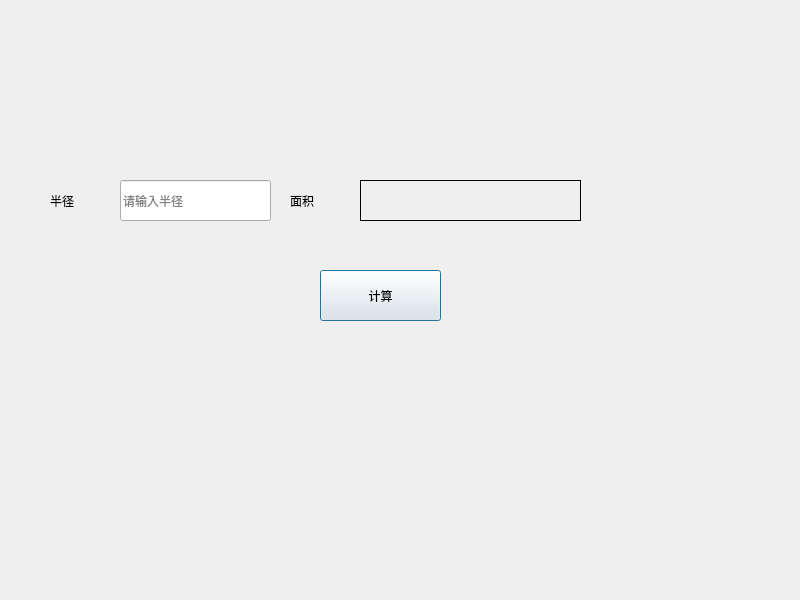
<?xml version="1.0" encoding="UTF-8"?>
<ui version="4.0">
 <class>Dialog</class>
 <widget class="QDialog" name="Dialog">
  <property name="geometry">
   <rect>
    <x>0</x>
    <y>0</y>
    <width>800</width>
    <height>600</height>
   </rect>
  </property>
  <property name="windowTitle">
   <string>Dialog</string>
  </property>
  <widget class="QLabel" name="radiusLabel">
   <property name="geometry">
    <rect>
     <x>50</x>
     <y>160</y>
     <width>71</width>
     <height>81</height>
    </rect>
   </property>
   <property name="text">
    <string>半径</string>
   </property>
  </widget>
  <widget class="QLabel" name="areaLabel_1">
   <property name="geometry">
    <rect>
     <x>290</x>
     <y>160</y>
     <width>71</width>
     <height>81</height>
    </rect>
   </property>
   <property name="text">
    <string>面积</string>
   </property>
  </widget>
  <widget class="QLineEdit" name="radiusLineEdit">
   <property name="geometry">
    <rect>
     <x>120</x>
     <y>180</y>
     <width>151</width>
     <height>41</height>
    </rect>
   </property>
   <property name="placeholderText">
    <string>请输入半径</string>
   </property>
  </widget>
  <widget class="QLabel" name="areaLabel_2">
   <property name="geometry">
    <rect>
     <x>360</x>
     <y>180</y>
     <width>221</width>
     <height>41</height>
    </rect>
   </property>
   <property name="frameShape">
    <enum>QFrame::Panel</enum>
   </property>
   <property name="text">
    <string/>
   </property>
  </widget>
  <widget class="QPushButton" name="countButton">
   <property name="geometry">
    <rect>
     <x>320</x>
     <y>270</y>
     <width>121</width>
     <height>51</height>
    </rect>
   </property>
   <property name="text">
    <string>计算</string>
   </property>
  </widget>
 </widget>
 <resources/>
 <connections/>
</ui>
